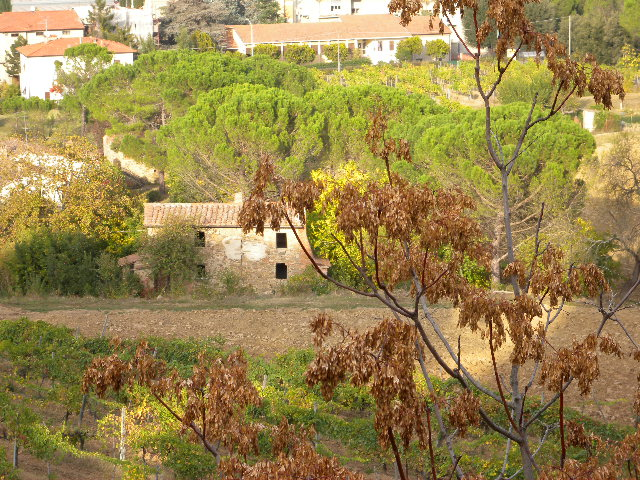
#> input picture Frappe_Marketplace/frappe-bench/apps/frappe/frappe/tests/data/exif_sample_image.jpg, 640 x 480 px
$ python -i media_processor.py   (imports and definitions only)
#> lines starting #> are read from the running program, lines starting #| are printed output that depends on the picture
# Copyright (c) 2026, Trade Hub and contributors
# For license information, please see license.txt

"""
Trade Hub Media Processor Background Tasks.

This module provides background job functions for processing media assets including:
- Image resizing for multiple dimensions (thumbnail, medium, large)
- WebP conversion for modern browsers
- Image optimization for file size reduction
- Metadata extraction (dimensions, color mode, format)
- Batch processing of pending media assets

The processor is designed to be:
- Multi-tenant aware (respects tenant isolation)
- Fault-tolerant (logs errors, marks failed assets)
- Efficient (uses PIL/Pillow for image operations)
- CDN-ready (generates optimized URLs)

Usage in hooks.py:
    scheduler_events = {
        "cron": {
            "*/5 * * * *": [
                "tr_tradehub.tasks.media_processor.process_pending_media"
            ]
        }
    }

Usage for single asset:
    frappe.enqueue(
        "tr_tradehub.tasks.media_processor.process_media_asset",
        media_asset="ASSET-00001",
        queue="long"
    )
"""

import os
import io
from typing import Optional, Dict, Any, Tuple, List
from datetime import datetime

import frappe
from frappe import _
from frappe.utils import (
    cint, flt, now_datetime, get_files_path, get_url, cstr
)


# =============================================================================
# CONSTANTS
# =============================================================================

# Image resize dimensions (width, height)
RESIZE_DIMENSIONS = {
    "thumbnail": (200, 200),
    "small": (400, 400),
    "medium": (800, 800),
    "large": (1200, 1200),
    "xlarge": (1920, 1920),
}

# Default thumbnail size
DEFAULT_THUMBNAIL_SIZE = 200

# Maximum optimization size (larger images will be resized first)
MAX_OPTIMIZE_SIZE = (2000, 2000)

# JPEG quality for optimization
JPEG_QUALITY = 85

# WebP quality for conversion
WEBP_QUALITY = 85

# PNG compression level (0-9, higher = more compression but slower)
PNG_COMPRESSION = 6

# Maximum file size before optimization (5MB)
MAX_FILE_SIZE_BEFORE_OPTIMIZE = 5 * 1024 * 1024

# Image formats that can be converted to WebP
WEBP_CONVERTIBLE_FORMATS = ["jpg", "jpeg", "png", "gif", "bmp", "tiff"]

# Image formats that can be optimized
OPTIMIZABLE_FORMATS = ["jpg", "jpeg", "png", "gif", "webp"]

# Batch size for processing pending media
BATCH_SIZE = 20


# =============================================================================
# HELPER FUNCTIONS
# =============================================================================


# [19 lines left out: function get_file_path, not called in this run]


def get_file_extension(filename: str) -> str:
    """
    Extract file extension from filename.

    Args:
        filename: Filename or path

    Returns:
        str: Lowercase file extension without dot
    """
    if not filename or "." not in filename:
        return ""
    return filename.rsplit(".", 1)[-1].lower()


def get_output_path(original_path: str, suffix: str, new_ext: str = None) -> str:
    """
    Generate output path for processed file.

    Args:
        original_path: Original file path
        suffix: Suffix to add (e.g., "_thumb", "_webp")
        new_ext: New extension (optional)

    Returns:
        str: Output file path
    """
    directory = os.path.dirname(original_path)
    filename = os.path.basename(original_path)
    name, ext = os.path.splitext(filename)

    if new_ext:
        ext = f".{new_ext.lstrip('.')}"

    return os.path.join(directory, f"{name}{suffix}{ext}")


# [50 lines left out: functions get_output_url, is_image_file, load_image, not called in this run]


def ensure_rgb(image):
    """
    Ensure image is in RGB mode for JPEG/WebP conversion.

    Args:
        image: PIL Image object

    Returns:
        PIL.Image: Image in RGB or RGBA mode
    """
    if image.mode in ("RGBA", "LA", "PA"):
        # Image has alpha channel, convert to RGBA
        return image.convert("RGBA")
    elif image.mode not in ("RGB", "L"):
        # Convert to RGB
        return image.convert("RGB")
    return image


# =============================================================================
# IMAGE PROCESSING FUNCTIONS
# =============================================================================


# [145 lines left out: functions resize_image, convert_to_webp, not called in this run]


def generate_thumbnail(
    file_path: str,
    size: int = DEFAULT_THUMBNAIL_SIZE,
    output_path: str = None
) -> Optional[str]:
    """
    Generate square thumbnail for an image.

    Args:
        file_path: Path to input image
        size: Thumbnail size (width and height)
        output_path: Path for thumbnail output (optional, auto-generated if not specified)

    Returns:
        str: Path to thumbnail or None on failure
    """
#> called with size = 200
    try:
        from PIL import Image

        if not os.path.exists(file_path):
            frappe.log_error(
                message=f"File not found: {file_path}",
                title="Media Processor - Thumbnail Failed"
            )
            return None

        if not output_path:
            output_path = get_output_path(file_path, f"_thumb_{size}")

        with Image.open(file_path) as img:
            # Create thumbnail (maintains aspect ratio, fits within box)
#> img is the input picture: PIL image 640x480 RGB; mean R, G, B 152.4, 132.8, 77.3
            img.thumbnail((size, size), Image.Resampling.LANCZOS)
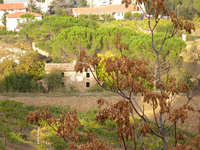
#> img: PIL image 200x150 RGB; mean R, G, B 152.3, 132.7, 77.3

            # Save thumbnail
            ext = get_file_extension(output_path)
            if ext in ["jpg", "jpeg"]:
                img = ensure_rgb(img)
                if img.mode == "RGBA":
                    background = Image.new("RGB", img.size, (255, 255, 255))
                    background.paste(img, mask=img.split()[3])
                    img = background
                img.save(output_path, "JPEG", quality=JPEG_QUALITY, optimize=True)
            elif ext == "png":
                img.save(output_path, "PNG", compress_level=PNG_COMPRESSION)
            elif ext == "webp":
                img.save(output_path, "WEBP", quality=WEBP_QUALITY)
            else:
                img.save(output_path)

            return output_path

    except ImportError:
        frappe.log_error(
            message="PIL/Pillow is not installed. Install with: pip install Pillow",
            title="Media Processor - PIL Missing"
        )
        return None
    except Exception as e:
        frappe.log_error(
            message=f"Failed to generate thumbnail {file_path}: {str(e)}",
            title="Media Processor - Thumbnail Error"
        )
        return None


# [531 lines left out: functions optimize_image, extract_image_metadata, process_media_asset, process_pending_media, reprocess_media_asset, process_assets_by_tenant and 4 more, not called in this run]

>>> result = generate_thumbnail('../../../frappe/frappe/tests/data/exif_sample_image.jpg')
